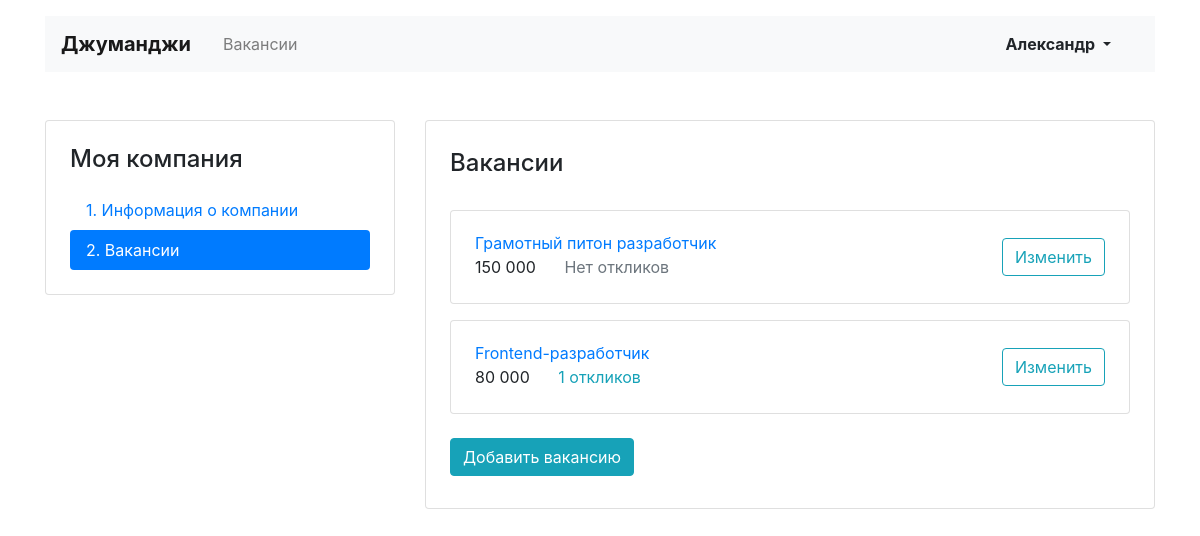
The page /mycompany/vacancies/ (signed in) on the database its author committed.
### vacancies_app/models.py (models this page shows, shortened)
class Vacancy(models.Model):
    title = models.CharField('Название вакансии', max_length=64)
    specialty = models.ForeignKey(Specialty, on_delete=models.CASCADE, related_name='vacancies')
    company = models.ForeignKey(Company, on_delete=models.CASCADE, related_name='vacancies')
    skills = models.CharField('Требуемые навыки', max_length=500)
    description = models.TextField('Описание вакансии')
    salary_min = models.IntegerField('Зарплата от')
    salary_max = models.IntegerField('Зарплата до')
    published_at = models.DateField(auto_now_add=True)

### vacancies_app/views/my_company.py (the view)
# urls.py: path('mycompany/vacancies/', MyCompanyVacanciesView.as_view(), name='my_company_vacancies'),
class MyCompanyVacanciesView(LoginRequiredMixin, View):
    login_url = 'login'
    def get(self, request):
        vacancies = Vacancy.objects.filter(company__owner=request.user) \
            .annotate(amount_applications=Count('applications'))
        context = {
            'vacancies': vacancies,
        }
        return render(request, 'my_company/my_company_vacancies.html', context=context)

### vacancies_app/templatetags/salary_space.py (called while the page is built)
@register.filter
def salary_space(value):
    return '{:,}'.format(value).replace(',', ' ')

### templates/my_company/my_company_vacancies.html (shortened to what this page needs)
{% extends 'base.html' %}
{% block container %}
{% load salary_space %}
  <main class="container mt-3 pb-5">
    <div class="row mt-5">
      <div class="col-12 col-lg-4">
        <aside class="pt-3 pb-4 px-4 mb-5 card">
          <h1 class="h4 pt-2 pb-2">Моя компания</h1>
          <div class="nav flex-column nav-pills" id="v-pills-tab" role="tablist" aria-orientation="vertical">
            <a class="nav-link" href="{% url 'my_company' %}">1. Информация о&nbsp;компании</a>
            <a class="nav-link active" href="{% url 'my_company_vacancies' %}">2. Вакансии</a>
          </div>
        </aside>
      </div>
      <div class="col-12 col-lg-8">
        <div class="card">
          <div class="card-body px-4 pb-4">
            <section class="tab-pane fade show active">
              <h2 class="h4 pt-2 pb-3">Вакансии</h2>
              {% for vacancy in vacancies %}
              <div class="card mt-3">
                <div class="card-body px-4">
                  <div class="row align-items-center">
                    <div class="col-6 col-lg-8">
                      <a href="{% url 'my_company_one_vacancy' vacancy.id %}" class="mb-1">{{ vacancy.title }}</a>
                      <p class="mb-1">
                        <span class="mr-4">{{ vacancy.salary_max|salary_space }}</span>
                        {% if vacancy.amount_applications == 0 %}
                        <span class="text-muted">Нет откликов</span>
                        {% else %}
                        <a href="{% url 'my_company_one_vacancy' vacancy.id %}#applications" class="text-info">{{ vacancy.amount_applications }} откликов</a>
                        {% endif %}
                      </p>
                    </div>
                    <div class="col-6 col-lg-4 text-right">
                      <a href="{% url 'my_company_one_vacancy' vacancy.id %}" class="btn btn-outline-info">Изменить</a>
                    </div>
                  </div>
                </div>
              </div>
              {% endfor %}
              <br>
              <a href="{% url 'my_company_vacancy_create' %}" class="btn btn-info mb-2">Добавить вакансию</a>
            </section>
          </div>
        </div>
      </div>
    </div>
  </main>
{% endblock %}

### templates/base.html (shortened to what this page needs)
<!DOCTYPE html>
<html lang="ru">
<head>
  <link rel="stylesheet" href="https://stackpath.bootstrapcdn.com/bootstrap/4.3.1/css/bootstrap.min.css">
</head>
<body>
  <header class="container mt-3">
    <nav class="navbar navbar-expand-lg navbar-light bg-light">
      <a class="navbar-brand mr-4 font-weight-bold" href="{% url 'main' %}">Джуманджи</a>
      <div class="collapse navbar-collapse justify-content-between" id="navbarNav">
        <ul class="navbar-nav col-10">
          <li class="nav-item">
            <a class="nav-link" href="{% url 'vacancies' %}">Вакансии</a>
          </li>
        </ul>
        {% if request.user.is_authenticated %}
        <ul class="navbar-nav col-2 justify-content-end">
          <li class="nav-item active">
            <div class="btn-group">
              <button type="button" class="btn dropdown-toggle font-weight-bold" data-toggle="dropdown" aria-haspopup="true" aria-expanded="false">
                {{ user }}
              </button>
            </div>
          </li>
        </ul>
        {% else %}
        <ul class="navbar-nav col-2 justify-content-end">
          <li class="nav-item active">
            <a href="{% url 'login' %}" class="nav-link font-weight-bold">Вход</a>
          </li>
        </ul>
        {% endif %}
      </div>
    </nav>
  </header>
  {% block container %} {% endblock %}
</body>
</html>

### rows shown on the page
Vacancy: title "Грамотный питон разработчик", salary_max|salary_space "150 000", shows "Нет откликов"
Vacancy: title "Frontend-разработчик", salary_max|salary_space "80 000", amount_applications "1"

### other values the page prints
{{ user }} "Александр"
